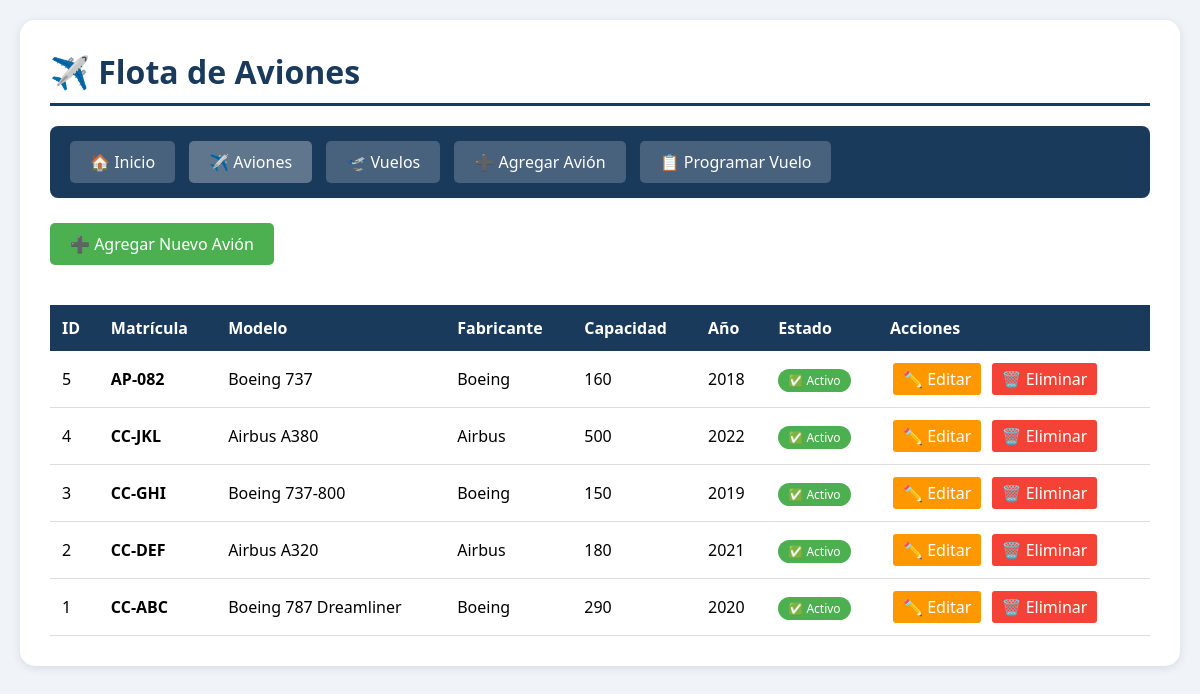
The page /aviones_list.php on the database as committed earlier.
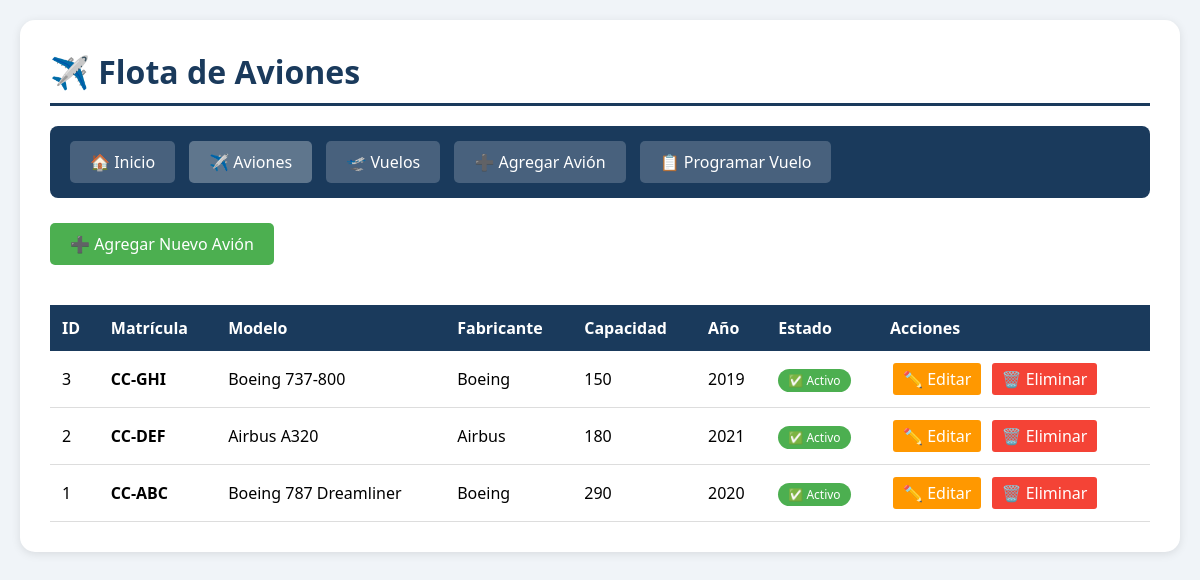
The same page on the database as committed later.
### tables this page shows
CREATE TABLE aviones (
    id INTEGER PRIMARY KEY AUTOINCREMENT,
    matricula TEXT UNIQUE NOT NULL,
    modelo TEXT NOT NULL,
    fabricante TEXT NOT NULL,
    capacidad INTEGER NOT NULL,
    año_fabricacion INTEGER,
    estado TEXT DEFAULT 'Activo',
    fecha_registro TIMESTAMP DEFAULT CURRENT_TIMESTAMP
);

### includes/db.php (called while the page is built, shortened)
<?php
class Database {
    private static $instance = null;
    private $db;
    private function __construct() {
        $this->dbPath = __DIR__ . '/../database.db';
        try {
            $this->db = new PDO('sqlite:' . $this->dbPath);
            $this->db->setAttribute(PDO::ATTR_ERRMODE, PDO::ERRMODE_EXCEPTION);
            $this->db->setAttribute(PDO::ATTR_DEFAULT_FETCH_MODE, PDO::FETCH_ASSOC);
        } catch (PDOException $e) {
            die("❌ Error de conexión: " . $e->getMessage());
        }
    }
    public static function getInstance() {
        if (self::$instance == null) {
            self::$instance = new Database();
        }
        return self::$instance;
    }
    public function getConnection() {
        return $this->db;
    }
}
?>

### includes/crud.php (called while the page is built, shortened)
<?php
require_once __DIR__ . '/db.php';
class CRUD {
    private $db;
    public function __construct() {
        $this->db = Database::getInstance()->getConnection();
    }
    public function readAllAviones() {
        try {
            $sql = "SELECT * FROM aviones ORDER BY id DESC";
            $stmt = $this->db->query($sql);
            return $stmt->fetchAll();
        } catch (PDOException $e) {
            return [];
        }
    }
}
?>

### aviones_list.php (the view, shortened to what this page needs)
<?php
require_once 'includes/crud.php';
$crud = new CRUD();
$aviones = $crud->readAllAviones();
?>
<!DOCTYPE html>
<html lang="es">
<head>
</head>
<body>
    <div class="container">
        <h1>✈️ Flota de Aviones</h1>
        <div class="navbar">
            <a href="index.php">🏠 Inicio</a>
            <a href="aviones_list.php" style="background:rgba(255,255,255,0.3);">✈️ Aviones</a>
            <a href="vuelos_list.php">🛫 Vuelos</a>
            <a href="aviones_create.php">➕ Agregar Avión</a>
            <a href="vuelos_create.php">📋 Programar Vuelo</a>
        </div>
        <a href="aviones_create.php" class="btn-agregar">➕ Agregar Nuevo Avión</a>
        <table>
            <thead>
                <tr>
                    <th>ID</th>
                    <th>Matrícula</th>
                    <th>Modelo</th>
                    <th>Fabricante</th>
                    <th>Capacidad</th>
                    <th>Año</th>
                    <th>Estado</th>
                    <th>Acciones</th>
                </tr>
            </thead>
            <tbody>
                <?php if (count($aviones) > 0): ?>
                    <?php foreach ($aviones as $avion): ?>
                        <tr>
                            <td><?= $avion['id'] ?></td>
                            <td><strong><?= htmlspecialchars($avion['matricula']) ?></strong></td>
                            <td><?= htmlspecialchars($avion['modelo']) ?></td>
                            <td><?= htmlspecialchars($avion['fabricante']) ?></td>
                            <td><?= $avion['capacidad'] ?></td>
                            <td><?= $avion['año_fabricacion'] ?></td>
                            <td>
                                <?php if ($avion['estado'] == 'Activo'): ?>
                                    <span class="status-activo">✅ Activo</span>
                                <?php elseif ($avion['estado'] == 'Mantenimiento'): ?>
                                    <span class="status-mantenimiento">🔧 Mantenimiento</span>
                                <?php else: ?>
                                    <span class="status-retirado">❌ Retirado</span>
                                <?php endif; ?>
                            </td>
                            <td class="acciones">
                                <a href="aviones_update.php?id=<?= $avion['id'] ?>" class="btn-editar">✏️ Editar</a>
                                <a href="aviones_delete.php?id=<?= $avion['id'] ?>" class="btn-eliminar" onclick="return confirm('¿Estás seguro de eliminar este avión?')">🗑️ Eliminar</a>
                            </td>
                        </tr>
                    <?php endforeach; ?>
                <?php endif; ?>
            </tbody>
        </table>
    </div>
</body>
</html>

Rows that differ between the two databases and show on the page:
removed aviones: id "5", matricula "AP-082", modelo "Boeing 737", fabricante "Boeing", capacidad "160", año_fabricacion "2018", estado "✅ Activo"
removed aviones: id "4", matricula "CC-JKL", modelo "Airbus A380", fabricante "Airbus", capacidad "500", año_fabricacion "2022", estado "✅ Activo"
